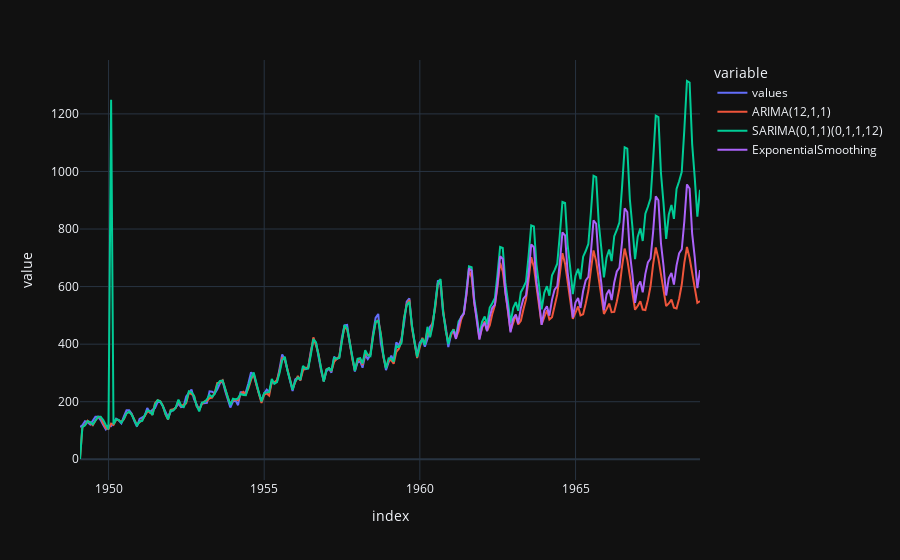

Source (notebook cell):
### Markdown cell above
## Variation playground: SARIMA vs Exponential Smoothing

### Code cell
import numpy as np

df = df[['values']].copy()

df_forecast = utils.get_model_forecast(df, "values", order=(12, 1, 1), horizon=96, forecast_exp=True)
df_forecast = utils.get_model_forecast(df_forecast, "values", order=(0, 1, 1), seasonal_order=(0, 1, 1, 12), horizon=96, forecast_exp=True)
df_forecast = utils.get_model_forecast_exponential_smoothing(
df_forecast, "values", horizon=96,
    class_config={"trend": "add", "seasonal": "mul", "seasonal_periods": 12},
)

df_forecast.plot(color="variable")

### Figure 1 — Plotly figure (JSON) as saved in the notebook; plotly's stock layout.template omitted (floating-point values rounded to 4 significant figures; data arrays with more than 128 entries replaced by an {"elided": "..."} marker saying what was removed)
{"data": [{"hovertemplate": "variable=values<br>index=%{x}<br>value=%{y}<extra></extra>", "legendgroup": "values", "line": {"color": "#636efa", "dash": "solid"}, "marker": {"symbol": "circle"}, "mode": "lines", "name": "values", "orientation": "v", "showlegend": true, "type": "scatter", "x": {"elided": "240 str values"}, "xaxis": "x", "y": {"elided": "240 float values"}, "yaxis": "y"}, {"hovertemplate": "variable=ARIMA(12,1,1)<br>index=%{x}<br>value=%{y}<extra></extra>", "legendgroup": "ARIMA(12,1,1)", "line": {"color": "#EF553B", "dash": "solid"}, "marker": {"symbol": "circle"}, "mode": "lines", "name": "ARIMA(12,1,1)", "orientation": "v", "showlegend": true, "type": "scatter", "x": {"elided": "240 str values"}, "xaxis": "x", "y": {"elided": "240 float values"}, "yaxis": "y"}, {"hovertemplate": "variable=SARIMA(0,1,1)(0,1,1,12)<br>index=%{x}<br>value=%{y}<extra></extra>", "legendgroup": "SARIMA(0,1,1)(0,1,1,12)", "line": {"color": "#00cc96", "dash": "solid"}, "marker": {"symbol": "circle"}, "mode": "lines", "name": "SARIMA(0,1,1)(0,1,1,12)", "orientation": "v", "showlegend": true, "type": "scatter", "x": {"elided": "240 str values"}, "xaxis": "x", "y": {"elided": "240 float values"}, "yaxis": "y"}, {"hovertemplate": "variable=ExponentialSmoothing<br>index=%{x}<br>value=%{y}<extra></extra>", "legendgroup": "ExponentialSmoothing", "line": {"color": "#ab63fa", "dash": "solid"}, "marker": {"symbol": "circle"}, "mode": "lines", "name": "ExponentialSmoothing", "orientation": "v", "showlegend": true, "type": "scatter", "x": {"elided": "240 str values"}, "xaxis": "x", "y": {"elided": "240 float values"}, "yaxis": "y"}], "layout": {"legend": {"title": {"text": "variable"}, "tracegroupgap": 0}, "margin": {"t": 60}, "xaxis": {"anchor": "y", "domain": [0, 1], "title": {"text": "index"}}, "yaxis": {"anchor": "x", "domain": [0, 1], "title": {"text": "value"}}}}
